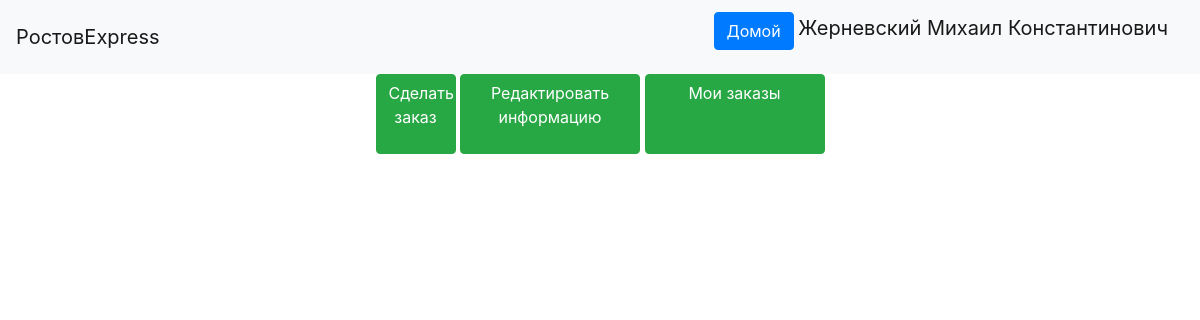
Before: / (signed in) with the older database file.
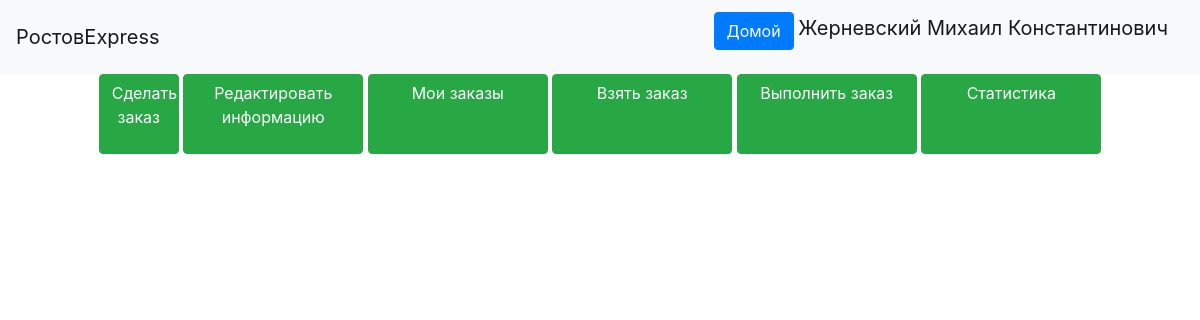
After: the same page with the newer database file.
### main.py (the view)
@app.route('/', methods=['GET', 'POST'])
def start():
    form = HomeForm()
    return render_template('homepage.html', form=form)

### data/db_session.py (called while the page is built)
def create_session() -> Session:
    global __factory
    return __factory()

### main.py (called while the page is built)
@login_manager.user_loader
def load_user(user_id):
    db_sess = db_session.create_session()
    return db_sess.query(User).get(user_id)

### templates/homepage.html (shortened to what this page needs)
{% extends "base.html" %}
{% block content %}
    <form action="" method="post">
        <div class="container" style="display: flex;align-items: center;justify-content: center;">
            <div>
                <p>
                    {% if not current_user.is_authenticated %}
                        <p>Вы не вошли в систему</p>
                    {% else %}
                        {% if current_user.user_type < 3 %}
                            <a class="btn btn-success" style="width: 80px; height:80px" href="/orders">Сделать
                                заказ</a>
                            <a class="btn btn-success" style="width: 180px; height:80px" href="/users/edit">Редактировать
                                информацию</a>
                            <a class="btn btn-success" style="width: 180px; height:80px" href="/orders/view">Мои
                                заказы</a>
                        {% endif %}
                        {% if current_user.user_type == 2 %}
                            <a class="btn btn-success" style="width: 180px; height:80px" href="/orders/assign">Взять
                                заказ</a>
                            <a class="btn btn-success" style="width: 180px; height:80px" href="/orders/complete/list">Выполнить
                                заказ</a>
                            <a class="btn btn-success" style="width: 180px; height:80px"
                               href="/couriers/get">Статистика</a>
                        {% endif %}
                    {% endif %}
                </p>
            </div>
        </div>
    </form>
{% endblock %}

Changed rows visible on the page:
changed User "Жерневский Михаил Константинович": user_type 0 → 2 (drawn)
Other visible differences:
text now shown: "Взять заказ Выполнить заказ Статистика"
